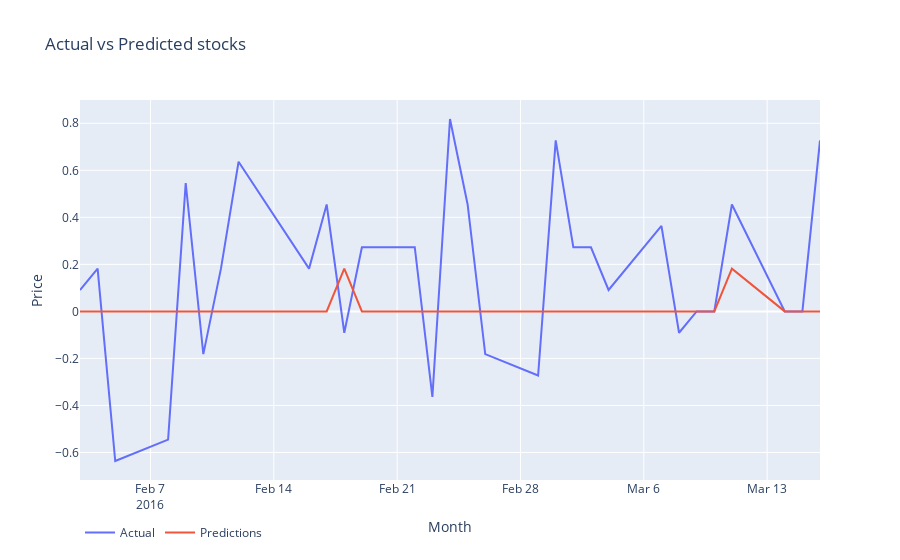

Write notebook code for a chart like this one.
### Code cell
plt_data = []
plt_data.append(go.Scatter(
    x = plot_df.index.values,
    y = plot_df['Actual'].values,
    name = 'Actual'
))
plt_data.append(go.Scatter(
    x = plot_df.index.values,
    y = plot_df['Predictions'].values,
    name = 'Predictions'
))
layout = go.Layout(dict(title = 'Actual vs Predicted stocks',
                       xaxis = dict(title = 'Month'),
                       yaxis = dict(title = 'Price'),
                       ), legend = dict(orientation = 'h'))
py.iplot(dict(data=plt_data, layout=layout), filename='basic-line')

### Figure 1 — Plotly figure (JSON) as saved in the notebook; plotly's stock layout.template omitted (floating-point values rounded to 4 significant figures)
{"data": [{"name": "Actual", "type": "scatter", "x": ["2016-02-03", "2016-02-04", "2016-02-05", "2016-02-08", "2016-02-09", "2016-02-10", "2016-02-11", "2016-02-12", "2016-02-16", "2016-02-17", "2016-02-18", "2016-02-19", "2016-02-22", "2016-02-23", "2016-02-24", "2016-02-25", "2016-02-26", "2016-02-29", "2016-03-01", "2016-03-02", "2016-03-03", "2016-03-04", "2016-03-07", "2016-03-08", "2016-03-09", "2016-03-10", "2016-03-11", "2016-03-14", "2016-03-15", "2016-03-16"], "y": [0.09091, 0.1818, -0.6364, -0.5455, 0.5455, -0.1818, 0.1818, 0.6364, 0.1818, 0.4545, -0.09091, 0.2727, 0.2727, -0.3636, 0.8182, 0.4545, -0.1818, -0.2727, 0.7273, 0.2727, 0.2727, 0.09091, 0.3636, -0.09091, 0, 0, 0.4545, 0, 0, 0.7273]}, {"name": "Predictions", "type": "scatter", "x": ["2016-02-03", "2016-02-04", "2016-02-05", "2016-02-08", "2016-02-09", "2016-02-10", "2016-02-11", "2016-02-12", "2016-02-16", "2016-02-17", "2016-02-18", "2016-02-19", "2016-02-22", "2016-02-23", "2016-02-24", "2016-02-25", "2016-02-26", "2016-02-29", "2016-03-01", "2016-03-02", "2016-03-03", "2016-03-04", "2016-03-07", "2016-03-08", "2016-03-09", "2016-03-10", "2016-03-11", "2016-03-14", "2016-03-15", "2016-03-16"], "y": [0, 0, 0, 0, 0, 0, 0, 0, 0, 0, 0.1818, 0, 0, 0, 0, 0, 0, 0, 0, 0, 0, 0, 0, 0, 0, 0, 0.1818, 0, 0, 0]}], "layout": {"legend": {"orientation": "h"}, "title": {"text": "Actual vs Predicted stocks"}, "xaxis": {"title": {"text": "Month"}}, "yaxis": {"title": {"text": "Price"}}}}
